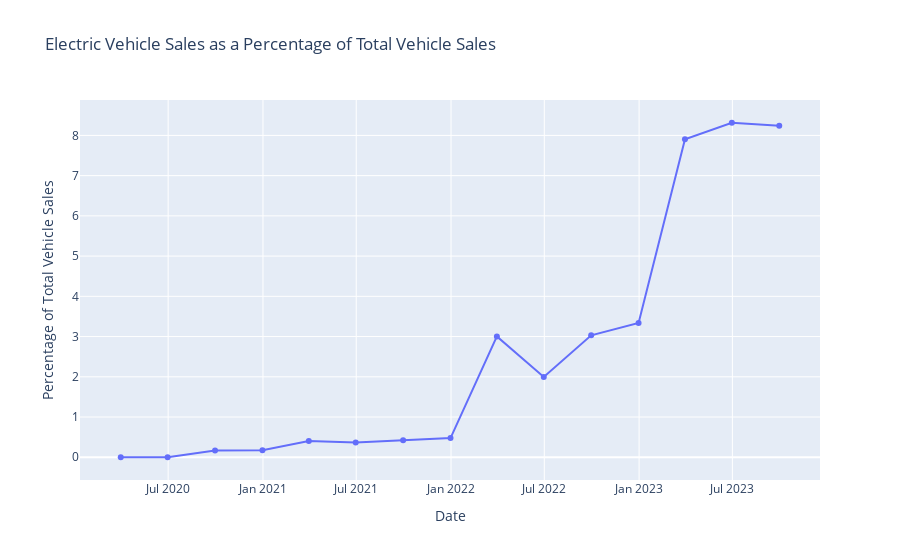

The notebook cell this image was saved under:
### Code cell
vt = vfacts_df.loc[vfacts_df['State']=='NSW'].groupby(['Fuel Type']).sum().drop(columns=['State','Vehicle Type'])
vt = vt/vt.sum()*100
vte = vt.loc['Electric']
# plotly line plot of vte with x-axis as datetime and y-axis as vte
fig = go.Figure()
fig.add_trace(go.Scatter(x=vte.index, y=vte.values, mode='lines+markers'))
fig.update_layout(title='Electric Vehicle Sales as a Percentage of Total Vehicle Sales',
                  xaxis_title='Date',
                  yaxis_title='Percentage of Total Vehicle Sales')
fig.show()

### Figure 1 — Plotly figure (JSON) as saved in the notebook; plotly's stock layout.template omitted (floating-point values rounded to 4 significant figures)
{"data": [{"mode": "lines+markers", "type": "scatter", "x": ["2020-03-31", "2020-06-30", "2020-09-30", "2020-12-31", "2021-03-31", "2021-06-30", "2021-09-30", "2021-12-31", "2022-03-31", "2022-06-30", "2022-09-30", "2022-12-31", "2023-03-31", "2023-06-30", "2023-09-30"], "y": [0, 0, 0.1703, 0.1752, 0.4014, 0.3677, 0.4244, 0.4763, 3.004, 1.995, 3.031, 3.337, 7.906, 8.315, 8.241]}], "layout": {"title": {"text": "Electric Vehicle Sales as a Percentage of Total Vehicle Sales"}, "xaxis": {"title": {"text": "Date"}}, "yaxis": {"title": {"text": "Percentage of Total Vehicle Sales"}}}}
